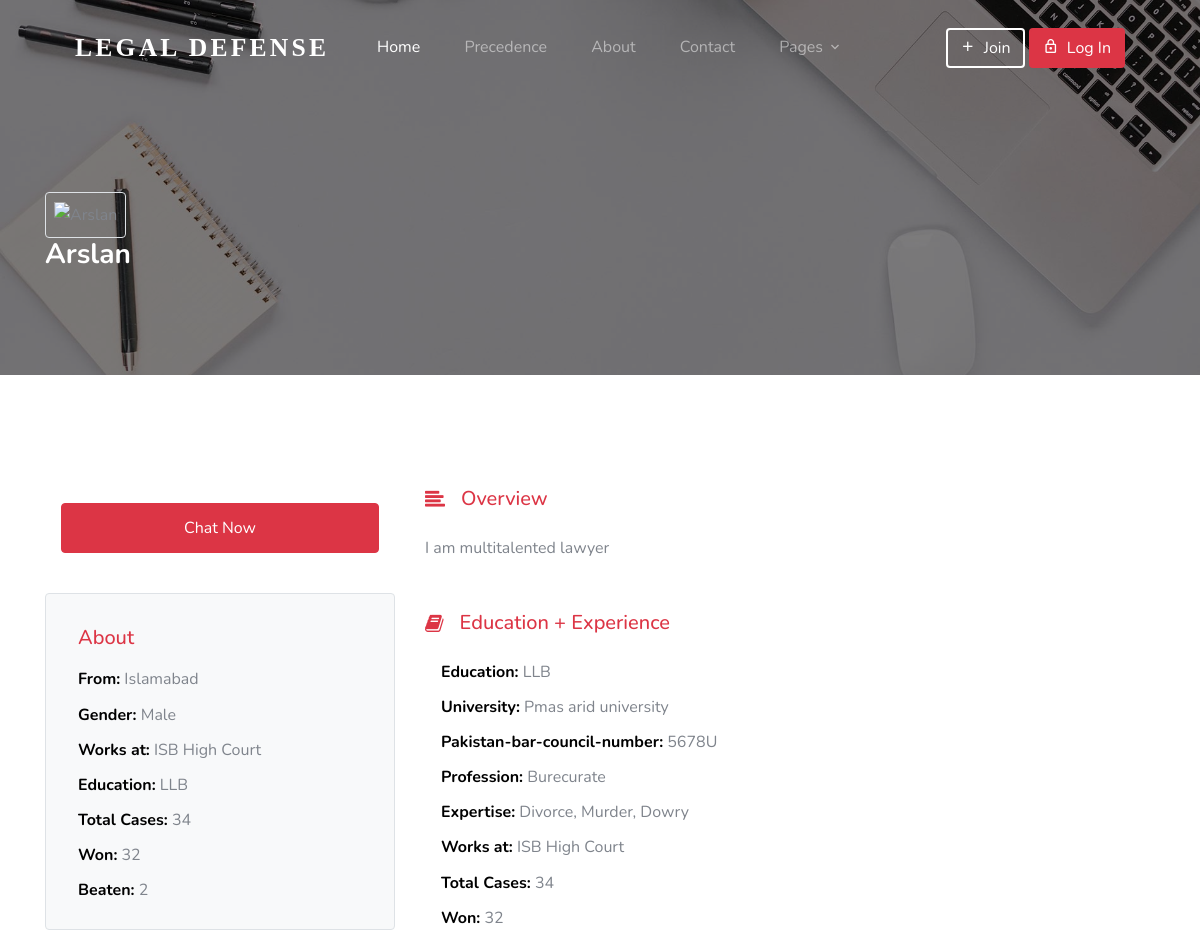
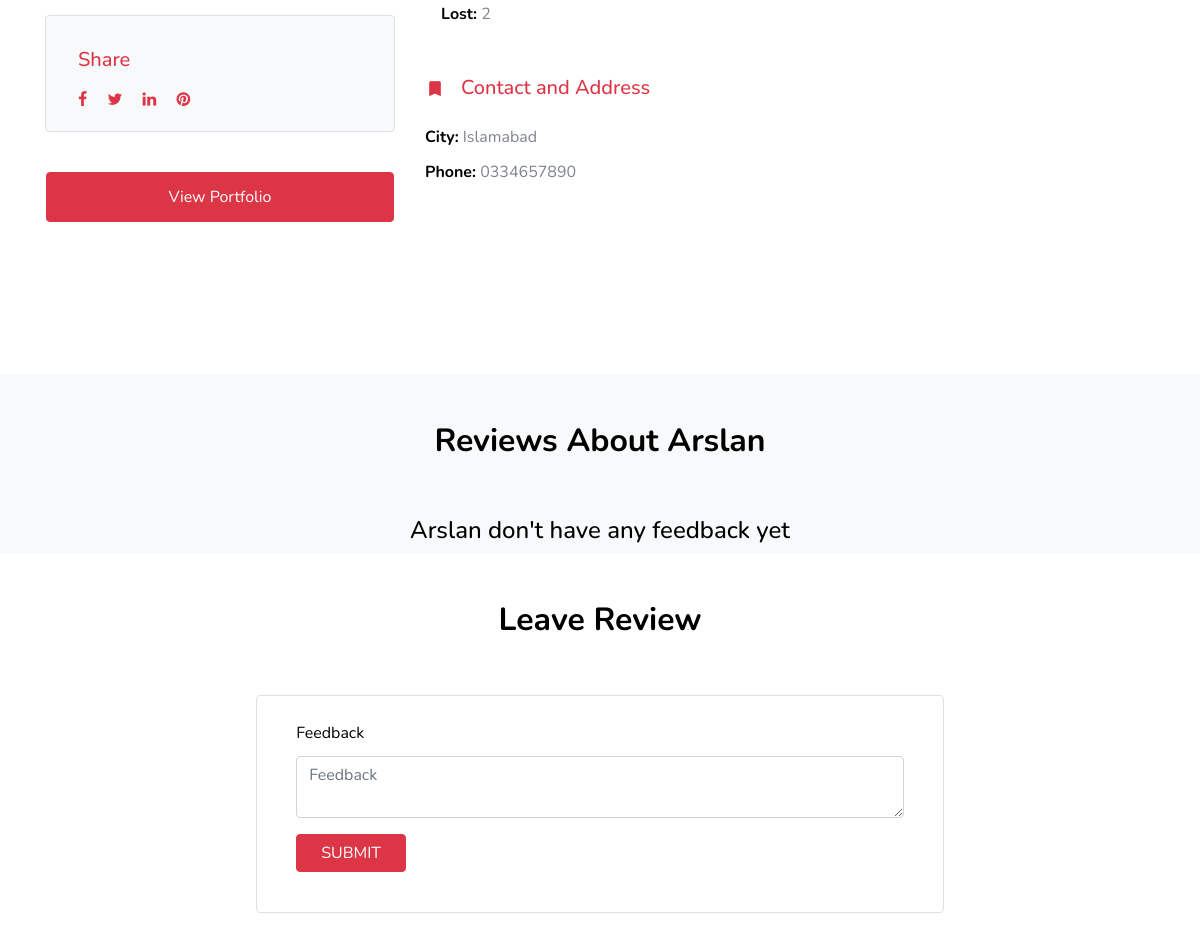
Page /profile.php?L_id=35 on the committed database (2 pictures, top to bottom).
### tables this page shows
CREATE TABLE `users` (
  `user_id` int(11) NOT NULL,
  `user_email` varchar(77) NOT NULL,
  `user_password` varchar(55) NOT NULL,
  `user_name` text NOT NULL,
  `user_pbcno` varchar(15) NOT NULL,
  `user_position` text NOT NULL,
  `user_status` varchar(77) NOT NULL DEFAULT 'Not Verified',
  `user_uni` text NOT NULL,
  `user_dob` date NOT NULL,
  `user_profile_image` varchar(77) NOT NULL,
  `user_cover_image` varchar(77) NOT NULL,
  `user_phone` varchar(77) NOT NULL,
  `user_city` varchar(66) NOT NULL,
  `user_gender` varchar(55) NOT NULL,
  `user_court` varchar(77) NOT NULL,
  `user_degree` varchar(77) NOT NULL,
  `user_total_cases` int(9) NOT NULL,
  `user_won_cases` int(9) NOT NULL,
  `user_lost_cases` int(9) NOT NULL,
  `user_description` text NOT NULL,
  `expertise` text NOT NULL,
  `user_type` varchar(11) NOT NULL
);

### profile.php (the view, shortened to what this page needs)
<?php include('header.php'); ?>
<?php
 if(isset($_GET['L_id'])){
  $id=$_GET['L_id'];
  $query=mysqli_query($conn, "SELECT * FROM users WHERE user_id='$id' AND user_type='L'");
  $row=mysqli_fetch_array($query);
  $email=$row['user_email'];
?>
    <section class="section-hero overlay inner-page bg-image" style="background-image: url('images/hero_1.jpg');" id="home-section">
      <div class="container">
      <div class="row">
      <div class="col-12">
        <div>
        <div class="border p-2 d-inline-block mr-3 rounded">
        <img src="images/<?php echo $row['user_profile_image']; ?>" alt="<?php echo $row['user_name']; ?>" title="<?php echo $row['user_name']; ?>" style="width: 150px; height:150px;">
          </div>
          <h3 class="text-white font-weight-bold"><?php echo $row['user_name']; ?></h3>
          </div>
          </div>
          </div>
          </div>
          </section>
    <section class="site-section">
    <div class="container">
    <div class="row">
    <div class="col-lg-4">
    <div class="row p-3 mb-4">
     <div class="col-12">
    <?php if(isset($_SESSION['useremail']) AND $_SESSION['useremail']==$email){ ?>
    <a href="update-profile.php" class="btn btn-block btn-primary btn-danger btn-md">Edit Profile</a>
    <?php }else{ ?>
    <a href="<?php if(isset($_SESSION['useremail'])){ echo "messages.php?u_id=".$id; }else{ echo "#alert"; } ?>"<?php if(!isset($_SESSION['useremail'])){ echo "data-toggle='modal'"; } ?> class="btn btn-block btn-primary btn-danger btn-md">Chat Now</a>
        <?php } ?>
        </div>
        </div>
                <div class="bg-light p-3 border rounded mb-4">
                <h3 class="text-danger mt-3 h5 pl-3 mb-3 ">About</h3>
                <ul class="list-unstyled pl-3 mb-0">
                <li class="mb-2"><strong class="text-black">From:</strong> <?php echo $row['user_city']; ?></li>
                <li class="mb-2"><strong class="text-black">Gender:</strong> <?php echo $row['user_gender']; ?></li>
                <li class="mb-2"><strong class="text-black">Works at:</strong> <?php echo $row['user_court']; ?></li>
                <li class="mb-2"><strong class="text-black">Education:</strong> <?php echo $row['user_degree']; ?></li>
                <li class="mb-2"><strong class="text-black">Total Cases:</strong> <?php echo $row['user_total_cases']; ?></li>
                <li class="mb-2"><strong class="text-black">Won:</strong> <?php echo $row['user_won_cases']; ?></li>
                <li class="mb-2"><strong class="text-black">Beaten:</strong> <?php echo $row['user_lost_cases']; ?></li>
                </ul>
                </div>
                <div class="bg-light p-3 border rounded mb-4">
                <h3 class="text-danger  mt-3 h5 pl-3 mb-3">Share</h3>
                <div class="px-3">
  <a href="#" class="pt-3 pb-3 pr-3 pl-0 text-danger "><span class="icon-facebook"></span></a>
  <a href="#" class="pt-3 pb-3 pr-3 pl-0 text-danger"><span class="icon-twitter"></span></a>
  <a href="#" class="pt-3 pb-3 pr-3 pl-0 text-danger"><span class="icon-linkedin"></span></a>
  <a href="#" class="pt-3 pb-3 pr-3 pl-0 text-danger"><span class="icon-pinterest"></span></a>
      </div>
      </div>
      <div class="row p-3 mb-4">
  <a href="portfolio.php?L_id=<?php echo $id?>" class="btn btn-block btn-primary btn-danger btn-md">View Portfolio</a>
  </div>
  </div>
  <div class="col-lg-8">
  <div class="mb-5">
  <h3 class="h5 d-flex align-items-center mb-4 text-danger"><span class="icon-align-left mr-3"></span>Overview</h3>
  <p><?php echo $row['user_description']; ?></p>
  </div>
        <div class="mb-5">
    <h3 class="h5 d-flex align-items-center mb-4 text-danger"><span class="icon-book mr-3"></span>Education + Experience</h3>
    <ul class="list-unstyled pl-3 mb-0">
    <li class="mb-2"><strong class="text-black">Education:</strong> <?php echo $row['user_degree']; ?></li>
    <li class="mb-2"><strong class="text-black">University:</strong> <?php echo $row['user_uni']; ?></li>
    <li class="mb-2"><strong class="text-black">Pakistan-bar-council-number:</strong> <?php echo $row['user_pbcno']; ?></li>
      <li class="mb-2"><strong class="text-black">Profession:</strong> <?php echo $row['user_position']; ?></li>
      <li class="mb-2"><strong class="text-black">Expertise:</strong> <?php echo $row['expertise']; ?></li>
      <li class="mb-2"><strong class="text-black">Works at:</strong> <?php echo $row['user_court']; ?></li>
      <li class="mb-2"><strong class="text-black">Total Cases:</strong> <?php echo $row['user_total_cases']; ?></li>
      <li class="mb-2"><strong class="text-black">Won:</strong> <?php echo $row['user_won_cases']; ?></li>
      <li class="mb-2"><strong class="text-black">Lost:</strong> <?php echo $row['user_lost_cases']; ?></li>
      </ul>
      </div>
  <div class="mb-5">
  <h3 class="h5 d-flex align-items-center mb-4 text-danger"><span class="icon-turned_in mr-3"></span>Contact and Address</h3>
  <ul class="list-unstyled m-0 p-0">
  <li class="mb-2"><strong class="text-black">City:</strong> <?php echo $row['user_city']; ?></li>
  <li class="mb-2"><strong class="text-black">Phone:</strong> <?php echo $row['user_phone']; ?></li>
    </ul>
    </div>
    </div>
    </div>
    </div>
    </section>
<section class="bg-light pt-5 testimony-full">
        <div class="row mb-5 justify-content-center">
            <div class="col-md-7 text-center">
                <h2 class="section-title mb-2">Reviews About <?php echo $row['user_name']; ?></h2>
            </div>
        </div>
        <?php
        $lawyer_feedback=mysqli_query($conn, "SELECT * FROM reviews WHERE lawyer_id='$id'");
        if(mysqli_num_rows($lawyer_feedback)>0):
        ?>
        <div class="owl-carousel single-carousel">
        <?php while($fback_row=mysqli_fetch_array($lawyer_feedback)): ?>
          <div class="container">
            <div class="row">
              <div class="col-lg-6 align-self-center text-center text-lg-left">
                <blockquote>
                  <p>&ldquo;<?php echo $fback_row['feedback']; ?>.&rdquo;</p>
                  <p><cite> &mdash; <?php echo $fback_row['user_name']; ?></cite></p>
                </blockquote>
              </div>
              <div class="col-lg-6 align-self-end text-center text-lg-right">
                <img src="images/<?php echo $fback_row['user_image']; ?>" alt="<?php echo $fback_row['user_name']; ?>" class="img-fluid mb-0">
              </div>
            </div>
          </div>
          <?php endwhile; ?>
      </div>
<?php
else:
?>
        <div class="row justify-content-center">
            <div class="col-md-7 text-center">
                <h4 class=""><?php echo $row['user_name']; ?> don't have any feedback yet</h4>
            </div>
        </div>
<?php
endif; ?>
    </section>
    <section class="pt-5 testimony-full">
        <div class="row mb-5 justify-content-center">
            <div class="col-md-7 text-center">
                <h2 class="section-title mb-2">Leave Review</h2>
            </div>
        </div>
        <div class="row mb-5 justify-content-center">
            <div class="col-md-7">
                <div>
                <form method="POST" class="p-4 border rounded">
                    <div class="form-group">
                        <div class="col-md-12 mb-3 mb-md-0">
                          <label class="text-black" for="fname">Feedback</label>
                          <textarea type="text" id="fname" name="feedback" class="form-control" placeholder="Feedback"></textarea>
                        </div>
                     </div>
                      <div class="form-group">
                        <div class="col-md-12">
                          <input type="submit" value="SUBMIT" name="review" class="btn px-4 btn-primary btn-danger text-white">
                        </div>
                    </div>
                </form>
                </div>
            </div>
        </div>
    </section>
<?php }  ?>

### header.php (shortened to what this page needs)
<?php
  include('db.php');
?>
<!doctype html>
<html lang="en">
    <head>
    <link rel="stylesheet" href="css/custom-bs.css">
    <link rel="stylesheet" href="css/jquery.fancybox.min.css">
    <link rel="stylesheet" href="css/bootstrap-select.min.css">
    <link rel="stylesheet" href="fonts/icomoon/style.css">
    <link rel="stylesheet" href="fonts/line-icons/style.css">
    <link rel="stylesheet" href="css/owl.carousel.min.css">
    <link rel="stylesheet" href="css/animate.min.css">
    <link rel="stylesheet" href="css/style.css">
  </head>
  <body id="top">
<div class="site-wrap">
<?php if(isset($_SESSION['useremail'])){
  $email=$_SESSION['useremail'];
  $sql= "SELECT * FROM users WHERE user_email='$email'";
  $run_sql=mysqli_query($conn,$sql);
  $row=mysqli_fetch_array($run_sql);
?>
    <header class="site-navbar mt-3">
    <div class="container-fluid">
    <div class="row align-items-center">
    <div class="site-logo col-6"><a href="index.php" class="font-weight-bold"style="font-family:serif; font-size:1.6em;">Legal Defense</a></div>
    <nav class="mx-auto site-navigation">
    <ul class="site-menu js-clone-nav d-none d-xl-block ml-0 pl-0">
    <li><a href="index.php" class="nav-link active">Home</a></li>
    <li><a href="precedence.php">Precedence</a></li>
    <li><a href="about.php">About</a></li>
    <li><a href="contact.php">Contact</a></li>
    <li class="has-children"><a href="gallery.php">Pages</a>
    <ul class="dropdown">
    <li><a href="blog.php">Blog</a></li>
    <li><a href="#">Careers</a></li>
    <li><a href="#">FAQs</a></li></ul>
    </li>
    <li class="d-lg-none nav-item dropdown">
    <a href="#" class="nav-link dropdown-toggle" data-toggle="dropdown"><?php echo $row['user_name'] ?></a>
    <div class="dropdown-menu dropdown-menu-right">
    <a href="#" class="dropdown-item">Reports</a>
    <a href="#" class="dropdown-item">Settings</a>
    <div class="dropdown-divider"></div>
    <a href="logout.php"class="dropdown-item">Logout</a>
    </div>
    </li>
    </ul>
    </nav>
      <div class="right-cta-menu text-right d-flex aligin-items-center col-6">
      <ul class="nav navbar-nav ml-auto">
      <li class="nav-item dropdown">
      <a href="#" class="nav-link dropdown-toggle text-white d-none d-lg-inline-block" data-toggle="dropdown"><?php echo $row['user_name'] ?></a>
      <div class="dropdown-menu dropdown-menu-right">
        <a href="profile.php?<?php echo $row['user_type']; ?>_id=<?php echo $row['user_id']; ?>" class="dropdown-item">My Profile</a>
      <a href="messages.php" class="dropdown-item">Messages</a>
      <?php if($row['user_type']==="L"){ ?>
      <a href="#" class="dropdown-item">Portfolio</a>
            <?php } ?>
      <div class="dropdown-divider"></div>
      <a href="logout.php"class="dropdown-item">Logout</a>
      </div>
      </li>
      </ul>
      <a href="#" class="site-menu-toggle js-menu-toggle d-inline-block d-xl-none mt-lg-2 ml-3"><span class="icon-menu h3 m-0 p-0 mt-2"></span></a>
      </div>
      </div>
      </div>
      </header>
     <?php
     }else{
      ?>
    <header class="site-navbar mt-3">
    <div class="container-fluid">
    <div class="row align-items-center">
    <div class="site-logo col-6"><a href="index.php" class="font-weight-bold" style="font-family:serif; font-size:1.6em;">Legal Defense</a></div>
    <nav class="mx-auto site-navigation">
    <ul class="site-menu js-clone-nav d-none d-xl-block ml-0 pl-0">
    <li><a href="index.php" class="nav-link active">Home</a></li>
    <li><a href="precedence.php">Precedence</a></li>
    <li><a href="about.php">About</a></li>
    <li><a href="contact.php">Contact</a></li>
    <li class="has-children"><a href="gallery.php">Pages</a>
    </li>
       </ul>
       </nav>
      <div class="right-cta-menu text-right d-flex aligin-items-center col-6">
      <div class="ml-auto">
      <a href="join.php" class="btn btn-outline-white border-width-2 d-none d-lg-inline-block"><span class="mr-2 icon-add"></span>Join</a>
      <a href="login.php" class="btn btn-primary btn-danger border-width-2 d-none d-lg-inline-block"><span class="mr-2 icon-lock_outline"></span>Log In</a>
      </div>
      </div>
      </div>
      </div>
      </header>
<?php
}
?>

### css/style.css (style rules this page uses)
.site-navbar { margin-bottom: 0px; z-index: 1999; position: absolute; width: 100%; top: 2rem; }
.site-navbar .container-fluid { padding-left: 7rem; padding-right: 7rem; }
.site-navbar .site-logo { position: absolute; left: 5%; }
.site-navbar .site-logo a { color: #fff; font-size: 1.5rem; letter-spacing: .2rem; text-transform: uppercase; }
.site-navbar .site-burger-menu, .site-navbar .right-cta-menu { position: absolute; right: 5%; }
.site-navbar .site-navigation { position: absolute; left: 50%; -webkit-transform: translateX(-50%); -ms-transform: translateX(-50%); transform: translateX(-50%); z-index: 5; }
.site-navbar .site-navigation .site-menu { margin-bottom: 0; }
.site-navbar .site-navigation .site-menu .active { color: #fff; display: inline-block; padding: 5px 20px; }
.site-navbar .site-navigation .site-menu a { text-decoration: none !important; display: inline-block; position: relative; }
.site-navbar .site-navigation .site-menu > li { display: inline-block; }
.site-navbar .site-navigation .site-menu > li > a { padding: 20px 20px !important; color: rgba(255, 255, 255, 0.5); display: inline-block; text-decoration: none !important; }
.site-navbar .site-navigation .site-menu .has-children { position: relative; }
.site-navbar .site-navigation .site-menu .has-children > a { position: relative; padding-right: 20px; }
.site-navbar .site-navigation .site-menu .has-children > a:before { position: absolute; content: "\e313"; font-size: 16px; top: 50%; right: 0; -webkit-transform: translateY(-50%); -ms-transform: translateY(-50%); transform: translateY(-50%); font-family: 'icomoon'; }
body { font-weight: 400; font-size: 1rem; line-height: 1.7; position: relative; }
body:after { content: ""; position: absolute; top: 0; left: 0; right: 0; bottom: 0; background: rgba(0, 0, 0, 0.7); z-index: 100; opacity: 0; visibility: hidden; -webkit-transition: .3s all ease; -o-transition: .3s all ease; transition: .3s all ease; }
h1, h2, h3, h4 { color: #000; }
.site-section { padding-top: 7rem; padding-bottom: 7rem; position: relative; z-index: 2; }
.text-black { color: #000 !important; }
.bg-image { background-size: cover; background-position: center center; background-repeat: no-repeat; }
.section-title { font-size: 2rem; font-weight: 700; }
.section-hero, .section-hero > .container > .row { height: 100vh; min-height: 900px; }
.section-hero.inner-page, .section-hero.inner-page > .container > .row { height: auto; min-height: auto; padding-top: 6em; padding-bottom: 3em; }
.section-hero.overlay, .section-hero.overlay-2 { position: relative; }
.section-hero.overlay:before, .section-hero.overlay-2:before { z-index: 1; position: absolute; content: ""; top: 0; left: 0; right: 0; bottom: 0; background: rgba(0, 0, 0, 0.5); }
.section-hero > .container { z-index: 2; position: relative; }
.btn:after, .btn:before { display: none; }
.btn.btn-primary { color: #fff; }
.btn.btn-outline-white { background: transparent; border-width: 2px; border-color: #fff; color: #fff; }
.border-width-2 { border-width: 2px !important; }
.btn-md { padding: 12px 20px; }

### rows in the picture
users: user_name "Arslan", user_city "Islamabad", user_gender "Male", user_court "ISB High Court", user_degree "LLB", user_total_cases "34", user_won_cases "32", user_lost_cases "2", user_description "I am multitalented lawyer", user_uni "Pmas arid university", user_pbcno "5678U", user_position "Burecurate", expertise "Divorce, Murder, Dowry", user_phone "0334657890"
